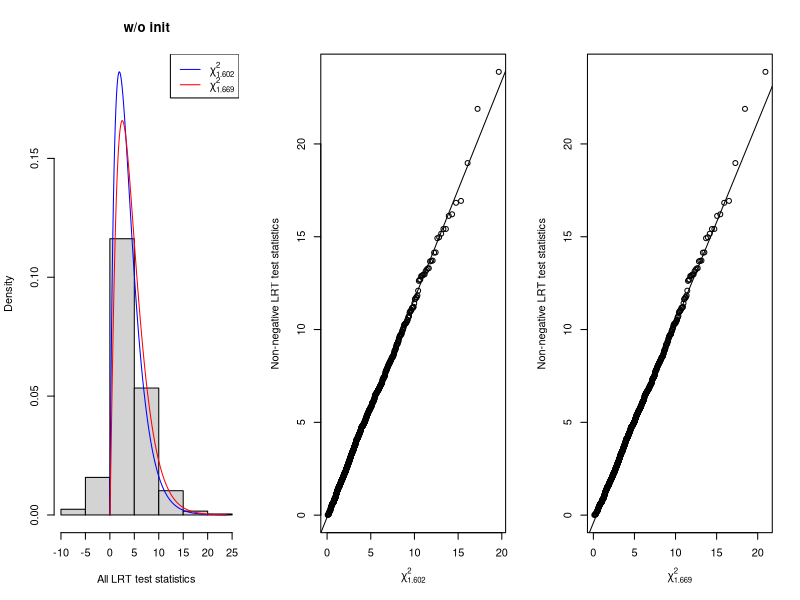
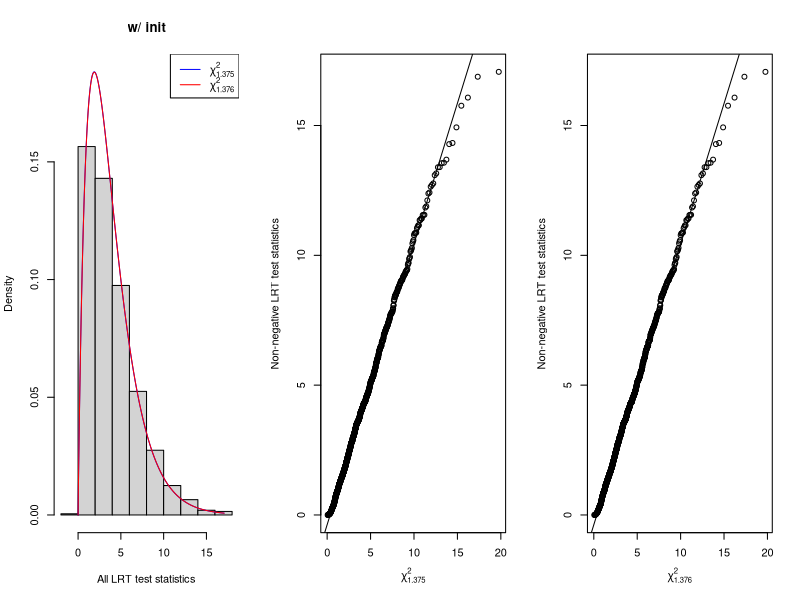

Reproduce these figures in R, in order.
setwd("~/Dropbox")
t1<-scan("null_mixture_normal_stat_noinit.txt")
t1<-t1[which(t1>=0)]
x<-seq(0,max(t1),length=1000)
df1<-mean(scan("null_mixture_normal_stat_noinit.txt"))
df2<-mean(t1)
y<-dchisq(x,df1)
z<-dchisq(x,df2)
chisq1<-qchisq(ppoints(length(t1)),df1)
chisq2<-qchisq(ppoints(length(t1)),df2)
png("~/Dropbox/null_mixture_normal_stat_noinit.png",width=480*3)
par(mfrow=c(1,3))
hist(scan("null_mixture_normal_stat_noinit.txt"),prob=TRUE,main="w/o init",xlab="All LRT test statistics",ylim=c(0,max(c(y,z))))
lines(x,y,col="blue")
lines(x,z,col="red")
legend("topright",c(expression(chi[1.602]^2),expression(chi[1.669]^2)),col=c("blue","red"),lty=1)
qqplot(chisq1,t1,xlab=expression(chi[1.602]^2),ylab="Non-negative LRT test statistics")
qqline(t1,distribution=function(p) qchisq(p,df=df1))
qqplot(chisq2,t1,xlab=expression(chi[1.669]^2),ylab="Non-negative LRT test statistics")
qqline(t1,distribution=function(p) qchisq(p,df=df2))
dev.off()


t1<-scan("null_mixture_normal_stat.txt")
t1<-t1[which(t1>=0)]
x<-seq(0,max(t1),length=1000)
df1<-mean(scan("null_mixture_normal_stat.txt"))
df2<-mean(t1)
y<-dchisq(x,df1)
z<-dchisq(x,df2)
chisq1<-qchisq(ppoints(length(t1)),df1)
chisq2<-qchisq(ppoints(length(t1)),df2)
png("~/Dropbox/null_mixture_normal_stat.png",width=480*3)
par(mfrow=c(1,3))
hist(scan("null_mixture_normal_stat.txt"),prob=TRUE,main="w/ init",xlab="All LRT test statistics",ylim=c(0,max(c(y,z))))
lines(x,y,col="blue")
lines(x,z,col="red")
legend("topright",c(expression(chi[1.375]^2),expression(chi[1.376]^2)),col=c("blue","red"),lty=1)
qqplot(chisq1,t1,xlab=expression(chi[1.375]^2),ylab="Non-negative LRT test statistics")
qqline(t1,distribution=function(p) qchisq(p,df=df1))
qqplot(chisq2,t1,xlab=expression(chi[1.376]^2),ylab="Non-negative LRT test statistics")
qqline(t1,distribution=function(p) qchisq(p,df=df2))
dev.off()
